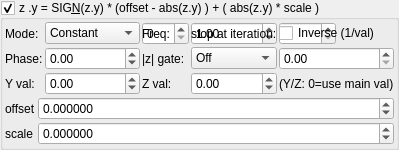
    <widget class="MyGroupBox" name="groupCheck_transf_function_enabledE_false">
     <property name="title">
      <string>z .y = SIG&amp;N(z.y) * (offset - abs(z.y) ) + ( abs(z.y) * scale )</string>
     </property>
     <property name="checkable">
      <bool>true</bool>
     </property>
     <layout class="QVBoxLayout" name="verticalLayout_12" stretch="0,0">
      <property name="spacing">
       <number>2</number>
      </property>
      <property name="leftMargin">
       <number>2</number>
      </property>
      <property name="topMargin">
       <number>2</number>
      </property>
      <property name="rightMargin">
       <number>2</number>
      </property>
      <property name="bottomMargin">
       <number>2</number>
      </property>
      <item>
       <layout class="QGridLayout" name="gridLayout_63">
        <property name="spacing">
         <number>2</number>
        </property>
        <item row="1" column="2">
         <widget class="MySpinBox" name="spinboxInt_transf_multiplier_start_iter_4">
          <property name="sizePolicy">
           <sizepolicy hsizetype="Minimum" vsizetype="Maximum">
            <horstretch>0</horstretch>
            <verstretch>0</verstretch>
           </sizepolicy>
          </property>
          <property name="maximum">
           <number>999</number>
          </property>
         </widget>
        </item>
        <item row="1" column="1">
         <widget class="QLabel" name="label_249">
          <property name="text">
           <string>start at iteration:</string>
          </property>
         </widget>
        </item>
        <item row="1" column="4">
         <widget class="MySpinBox" name="spinboxInt_transf_multiplier_stop_iter_4">
          <property name="sizePolicy">
           <sizepolicy hsizetype="Minimum" vsizetype="Maximum">
            <horstretch>0</horstretch>
            <verstretch>0</verstretch>
           </sizepolicy>
          </property>
          <property name="maximum">
           <number>999</number>
          </property>
         </widget>
        </item>
      <item row="1" column="0">
       <widget class="QLabel"><property name="text"><string>Mode:</string></property></widget>
      </item>
      <item row="1" column="1">
       <widget class="MyComboBox" name="comboBox_transf_multiplier_value_mode_4">
        <item><property name="text"><string notr="true">Constant</string></property></item>
        <item><property name="text"><string notr="true">Sine</string></property></item>
        <item><property name="text"><string notr="true">Ramp</string></property></item>
        <item><property name="text"><string notr="true">Exponential</string></property></item>
        <item><property name="text"><string notr="true">Triangle</string></property></item>
        <item><property name="text"><string notr="true">Square</string></property></item>
        <item><property name="text"><string notr="true">Smoothstep</string></property></item>
        <item><property name="text"><string notr="true">Noise</string></property></item>
        <item><property name="text"><string notr="true">Ping-pong</string></property></item>
        <item><property name="text"><string notr="true">Stepped</string></property></item>
       </widget>
      </item>
      <item row="1" column="2">
       <widget class="QLabel"><property name="text"><string>Freq:</string></property></widget>
      </item>
      <item row="1" column="3">
       <widget class="MyDoubleSpinBox" name="spinbox_transf_multiplier_frequency_4">
        <property name="minimum"><double>0.01</double></property><property name="maximum"><double>100.0</double></property>
        <property name="singleStep"><double>0.1</double></property><property name="value"><double>1.0</double></property>
       </widget>
      </item>
      <item row="1" column="4" colspan="2">
       <widget class="MyCheckBox" name="checkBox_transf_multiplier_inverse_4">
        <property name="text"><string>Inverse (1/val)</string></property>
       </widget>
      </item>
      <item row="2" column="0">
       <widget class="QLabel"><property name="text"><string>Phase:</string></property></widget>
      </item>
      <item row="2" column="1">
       <widget class="MyDoubleSpinBox" name="spinbox_transf_multiplier_phase_4">
        <property name="minimum"><double>-10.0</double></property><property name="maximum"><double>10.0</double></property>
        <property name="singleStep"><double>0.1</double></property><property name="value"><double>0.0</double></property>
       </widget>
      </item>
      <item row="2" column="2">
       <widget class="QLabel"><property name="text"><string>|z| gate:</string></property></widget>
      </item>
      <item row="2" column="3">
       <widget class="MyComboBox" name="comboBox_transf_multiplier_threshold_mode_4">
        <item><property name="text"><string notr="true">Off</string></property></item>
        <item><property name="text"><string notr="true">&gt; thresh</string></property></item>
        <item><property name="text"><string notr="true">&lt; thresh</string></property></item>
       </widget>
      </item>
      <item row="2" column="4" colspan="2">
       <widget class="MyDoubleSpinBox" name="spinbox_transf_multiplier_threshold_4">
        <property name="minimum"><double>0.0</double></property><property name="maximum"><double>1000.0</double></property>
        <property name="singleStep"><double>0.1</double></property><property name="value"><double>0.0</double></property>
       </widget>
      </item>
      <item row="3" column="0">
       <widget class="QLabel"><property name="text"><string>Y val:</string></property></widget>
      </item>
      <item row="3" column="1">
       <widget class="MyDoubleSpinBox" name="spinbox_transf_multiplier_scale_y_4">
        <property name="minimum"><double>-100.0</double></property><property name="maximum"><double>100.0</double></property>
        <property name="singleStep"><double>0.01</double></property><property name="value"><double>0.0</double></property>
       </widget>
      </item>
      <item row="3" column="2">
       <widget class="QLabel"><property name="text"><string>Z val:</string></property></widget>
      </item>
      <item row="3" column="3">
       <widget class="MyDoubleSpinBox" name="spinbox_transf_multiplier_scale_z_4">
        <property name="minimum"><double>-100.0</double></property><property name="maximum"><double>100.0</double></property>
        <property name="singleStep"><double>0.01</double></property><property name="value"><double>0.0</double></property>
       </widget>
      </item>
      <item row="3" column="4" colspan="2">
       <widget class="QLabel"><property name="text"><string notr="true">(Y/Z: 0=use main val)</string></property></widget>
      </item>
        <item row="1" column="3">
         <widget class="QLabel" name="label_248">
          <property name="text">
           <string>stop at iteration:</string>
          </property>
         </widget>
        </item>
       </layout>
      </item>
      <item>
       <layout class="QGridLayout" name="gridLayout_82" columnstretch="0,1,0">
        <property name="spacing">
         <number>2</number>
        </property>
        <item row="3" column="0">
         <widget class="QLabel" name="label_261">
          <property name="text">
           <string>scale</string>
          </property>
         </widget>
        </item>
        <item row="3" column="1" colspan="2">
         <widget class="MyDoubleSpinBox" name="spinbox_transf_scale_0">
          <property name="sizePolicy">
           <sizepolicy hsizetype="Minimum" vsizetype="Maximum">
            <horstretch>0</horstretch>
            <verstretch>0</verstretch>
           </sizepolicy>
          </property>
          <property name="prefix">
           <string/>
          </property>
          <property name="suffix">
           <string/>
          </property>
          <property name="decimals">
           <number>6</number>
          </property>
          <property name="minimum">
           <double>-99.989999999999995</double>
          </property>
          <property name="maximum">
           <double>99.989999999999995</double>
          </property>
          <property name="singleStep">
           <double>0.100000000000000</double>
          </property>
         </widget>
        </item>
        <item row="2" column="0">
         <widget class="QLabel" name="label_262">
          <property name="text">
           <string>offset</string>
          </property>
         </widget>
        </item>
        <item row="2" column="1" colspan="2">
         <widget class="MyDoubleSpinBox" name="spinbox_transf_offset_1">
          <property name="sizePolicy">
           <sizepolicy hsizetype="Minimum" vsizetype="Maximum">
            <horstretch>0</horstretch>
            <verstretch>0</verstretch>
           </sizepolicy>
          </property>
          <property name="prefix">
           <string/>
          </property>
          <property name="suffix">
           <string/>
          </property>
          <property name="decimals">
           <number>6</number>
          </property>
          <property name="minimum">
           <double>-99.989999999999995</double>
          </property>
          <property name="maximum">
           <double>99.989999999999995</double>
          </property>
          <property name="singleStep">
           <double>0.100000000000000</double>
          </property>
         </widget>
        </item>
       </layout>
      </item>
     </layout>
    </widget>
